Frame 1 (no input): blank canvas, image omitted
Frame 60 (no input): blank canvas, image omitted
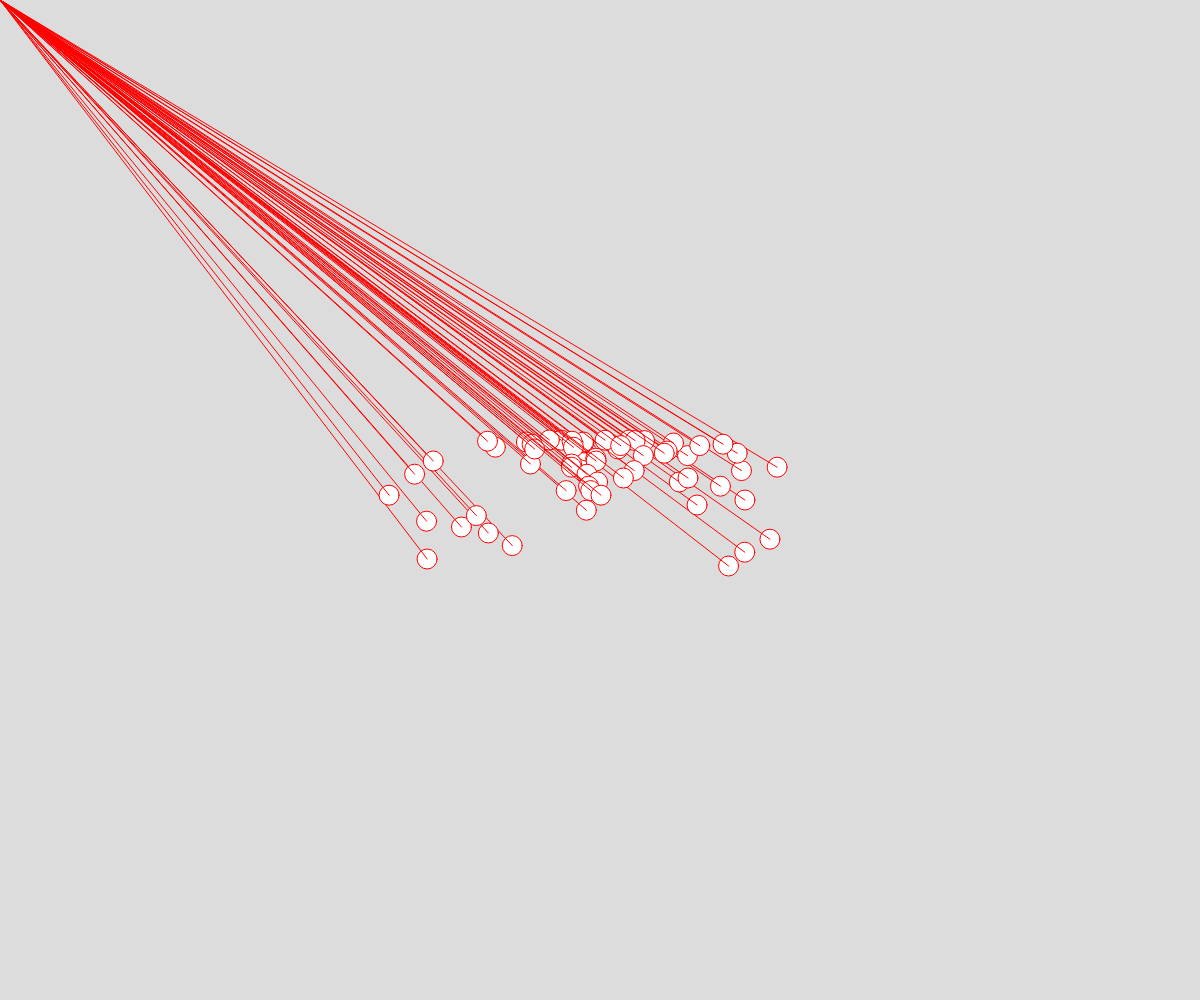
Frame 120 (the mouse pressed at the canvas centre since frame 60)

The p5.js sketch whose frames 1 and 60 were blank and that drew this single picture after the mouse press (run headless with seeded random() and noise() and a simulated clock; from frame 60 on, the mouse is pressed at the canvas centre):

// p5.js sketch
// ── sketch.js
// Project Title
// Your Name
// Date
//
// Extra for Experts:
// - describe what you did to take this project "above and beyond"

let objects = [];

function setup() {
  createCanvas(windowWidth, windowHeight);
}

function draw() {
  background(220);
  if(mouseIsPressed)
  {
    objects.push(new Ball(mouseX, mouseY));
  }



  for(let o of objects)
  {
    o.move();
    o.display();
  }
}

class Ball
{
  constructor(x,y)
  {
    this.pos = createVector(x,y);
    this.vel = createVector(random(-5,5), -5);
    this.force = createVector(0,0.2);  // GRAV
  }



  move()
  {
  //update velocity and pos vectors

  this.vel.add(this.force);
  this.vel.limit(20);
  this.pos.add(this.vel);
  }



  display()
  {
    circle(this.pos.x, this.pos.y, 20)
    if(true)
    {
       stroke(255,0,0);
       line(0,0,this.pos.x, this.pos.y);
       
       let endX = this.pos.x + this.vel.x;
       let endY = this.pos.y + this.vel.y;

      
    }
  }



}
